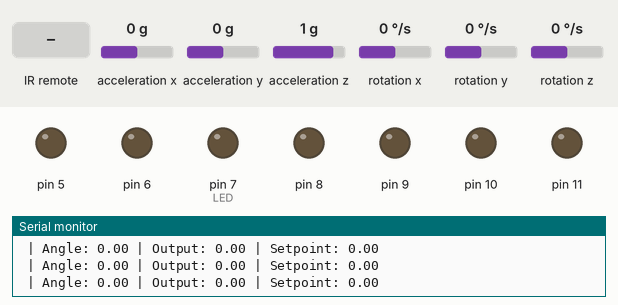
This sketch was run on a simulated Arduino Uno, built with avr-gcc and run on an emulated ATmega328P. Shown: output pins drawn as LEDs (lit = HIGH), the last lines printed to the serial monitor. The test bench sets the inputs (shaded band); at power-on: acceleration y 0 g, acceleration x 0 g, acceleration z 1 g, rotation x 0 °/s, rotation y 0 °/s, rotation z 0 °/s.

Above: at 2.8 s.
2.9 s: acceleration y set to -1.4 g
At 4.1 s:
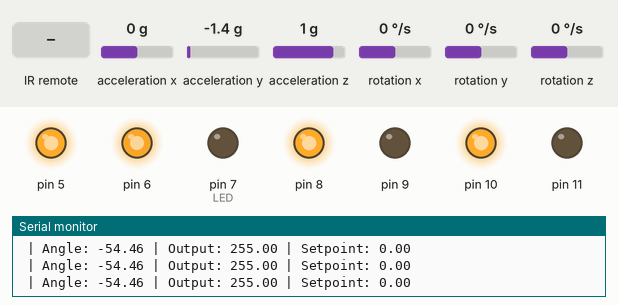
4.4 s: acceleration y set to 0.1 g
At 6.2 s:
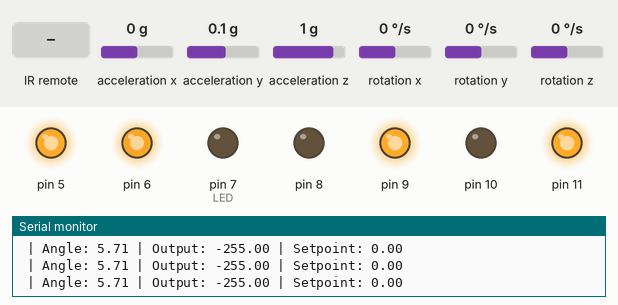
6.5 s: infrared code 0xFF18E7 received
At 6.6 s:
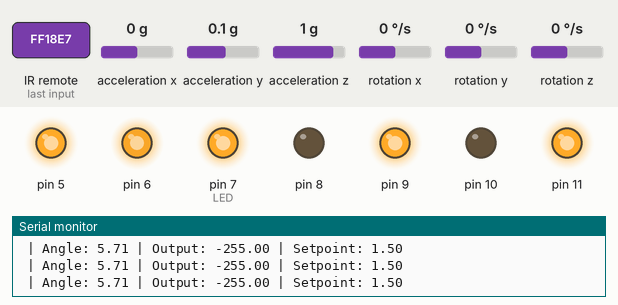
8.2 s: infrared code 0xFF10EF received
At 8.6 s:
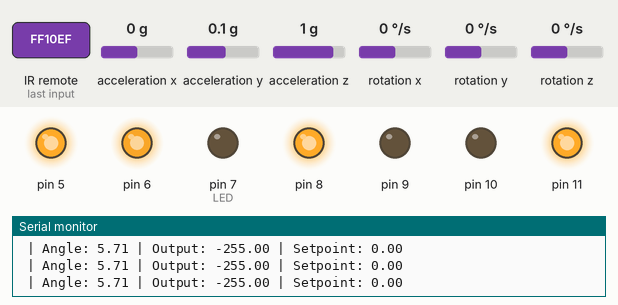
9.7 s: acceleration y set to -0.8 g
At 10.9 s:
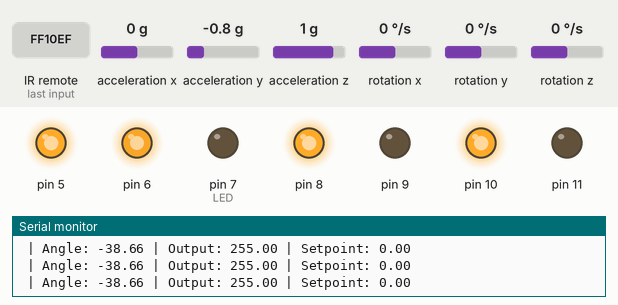
11.2 s: acceleration y set to 0.8 g
At 11.9 s:
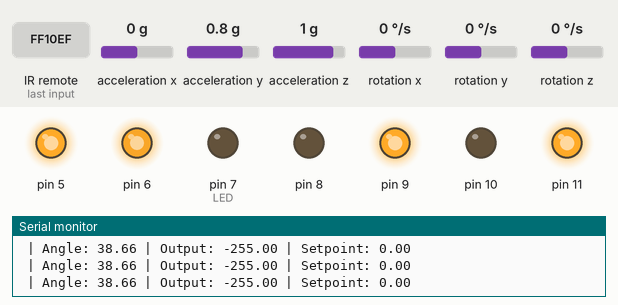
Timing chart, 0 to 13.7 s (numbered marks = the images above; inputs shaded):
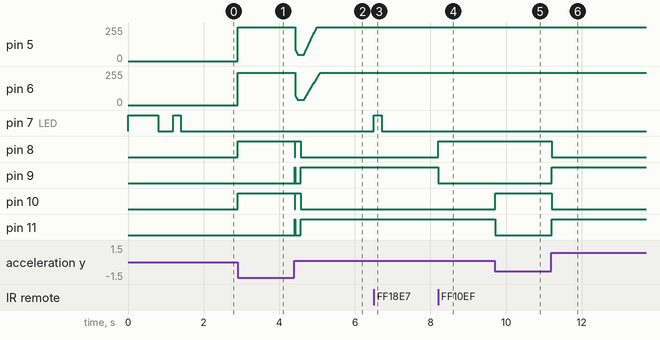

Measured:
- after the input at 2.9 s, pin 5: 0/255 → 255/255 at once; pin 6: 0/255 → 242/255 at once; pin 8, pin 10: LOW → HIGH at once
- after the input at 4.4 s, pin 8, pin 10: HIGH → LOW at once, → HIGH 0.01 s later, → LOW 0.15 s later; pin 9, pin 11: LOW → HIGH at once, → LOW 0.01 s later, → HIGH 0.15 s later
- after the input at 6.5 s, pin 7 (LED): LOW → HIGH at once, → LOW 0.21 s later
- after the input at 8.2 s, pin 8: LOW → HIGH at once; pin 9: HIGH → LOW at once
- after the input at 9.7 s, pin 10: LOW → HIGH at once; pin 11: HIGH → LOW at once
- after the input at 11.2 s, pin 8, pin 10: HIGH → LOW at once; pin 9, pin 11: LOW → HIGH at once

The sketch:

main.ino
```cpp
#include <Wire.h>
#include <MPU6050_tockn.h>
#include <PID_v1.h>
#include "motorcontrol.h"
#include "IRController.h"


#define IN1 8
#define IN2 9
#define ENA 6
#define ENB 5
#define IN4 11
#define IN3 10

#define LED 7

int MIN_ABS_SPEED_A = 120;
int MIN_ABS_SPEED_B = 180;

MPU6050 mpu6050(Wire);
IRController ir(4);

double originalSetpoint = 0;
double input, output, setpoint = originalSetpoint;
double Kp = 30, Ki = 120, Kd = 0.4;
double speedOffset = 0, trunOffset = 0;

double boot = 150;
double bootLR = 110;

PID pid(&input, &output, &setpoint, Kp, Ki, Kd, DIRECT);

motorcontrol my_motor(ENA, IN1, IN2, ENB, IN3, IN4, 0.95, 1.2);  // SpeedFactorA, SpeedFactorB

unsigned long commandTimeout = 200;  // สำหรับเข็คว่ามี IRcommand ไหมใน 0.2 วิ

void setup() {
  Serial.begin(115200);
  Wire.begin();
  mpu6050.begin();
  mpu6050.setGyroOffsets(-1.99, 0.00, 0.00);
  pinMode(LED, OUTPUT);
  digitalWrite(LED, LOW);
  my_motor.begin();

  pid.SetMode(AUTOMATIC);
  pid.SetSampleTime(10);
  pid.SetOutputLimits(-255, 255);

  ir.begin();
  Serial.println("Ready!");
  digitalWrite(LED, HIGH);
  delay(800);
  digitalWrite(LED, LOW);
  delay(400);
  digitalWrite(LED, HIGH);
  delay(200);
  digitalWrite(LED, LOW);
  delay(200);
}

void loop() {
  // อ่านข้อมูลจากเซนเซอร์
  mpu6050.update();
  input = mpu6050.getAngleX();

  // คำนวณค่า PID
  pid.Compute();

  unsigned long now = millis();

  if (ir.available()) {
      IRCommand cmd = ir.getCommand();
      ir.resume();
      ir.updateLastCommandTime();

      switch (cmd) {
          case IRCommand::Forward:
              // เดินหน้า
              if (setpoint < originalSetpoint + 4)
                setpoint += 1.5;
              digitalWrite(LED, HIGH);
              break;

          case IRCommand::Backward:
              // ถอยหลัง
              if (setpoint > originalSetpoint - 4)
                setpoint -= 1.5;
              digitalWrite(LED, HIGH);
              break;

          case IRCommand::Left:
              // เลี้ยวซ้าย
              speedOffset = bootLR;
              trunOffset = -bootLR;
              my_motor.turnLeft(255);
              digitalWrite(LED, HIGH);
              break;

          case IRCommand::Right:
              // เลี้ยวขวา
              speedOffset = bootLR;
              trunOffset = bootLR;
              digitalWrite(LED, HIGH);
              break;

          case IRCommand::ForwardBoot:
              MIN_ABS_SPEED_A = 120;
              MIN_ABS_SPEED_B = 120;
              if (setpoint < originalSetpoint + 2)
                setpoint += 0.5;
              speedOffset = boot;
              digitalWrite(LED, HIGH);
              break;

          case IRCommand::BackwardBoot:
              MIN_ABS_SPEED_A = 120;
              MIN_ABS_SPEED_B = 120;
              if (setpoint > originalSetpoint - 2)
                setpoint -= 0.5;
              speedOffset = -boot;
              digitalWrite(LED, HIGH);
          default:
              break;
      }
  }

  // กลับสู่สภาวะ Default ถ้าไม่มีคำสั่ง IR มานานเกินไป
  if (now - ir.getLastCommandTime() > commandTimeout) {
     MIN_ABS_SPEED_A = 40;
     MIN_ABS_SPEED_B = 40;
     trunOffset = 0;
     speedOffset = 0;
     setpoint = originalSetpoint;
     digitalWrite(LED, LOW);
  }

    my_motor.move(output, speedOffset, trunOffset, MIN_ABS_SPEED_A, MIN_ABS_SPEED_B);

// debug
  Serial.print(" | Angle: ");
  Serial.print(input);
  Serial.print(" | Output: ");
  Serial.print(output);
  Serial.print(" | Setpoint: ");
  Serial.println(setpoint);

  delay(10);
}
```

IRController.cpp
```cpp
#include "IRController.h"

IRController::IRController(int recvPin) : irrecv(recvPin), lastCode(0), lastCommandTime(0) {}

void IRController::begin() {
    irrecv.enableIRIn();
}

bool IRController::available() {
    return irrecv.decode(&results);
}

IRCommand IRController::getCommand() {
    unsigned long code;

    if (results.value == 0xFFFFFFFF) {
        code = lastCode;
    } else {
        code = results.value;
        lastCode = code;
    }

    switch (code) {
        case 0xFF18E7: return IRCommand::Forward;
        case 0xFF4AB5: return IRCommand::Backward;
        case 0xFF10EF: return IRCommand::Left;
        case 0xFF5AA5: return IRCommand::Right;
        case 0xFF11EA: return IRCommand::ForwardBoot;
        case 0xFF4AA4: return IRCommand::BackwardBoot;
        default:       return IRCommand::None;
    }
}

void IRController::resume() {
    irrecv.resume();
}

void IRController::updateLastCommandTime() {
    lastCommandTime = millis();
}

unsigned long IRController::getLastCommandTime(){
    return lastCommandTime;
}
```

IRController.h
```cpp
#ifndef IRController_h
#define IRController_h

#include <IRremote.h>  // library สำหรับ IR

enum class IRCommand {
    None,
    Forward,
    Backward,
    Left,
    Right,
    ForwardBoot,
    BackwardBoot
};

class IRController {
public:
    IRController(int recvPin);
    void begin();

    bool available();                          // ตรวจว่ามีสัญญาณเข้ามาไหม
    IRCommand getCommand();                    // แปลงรหัสเป็นคำสั่ง
    void resume();                             // Resume IR receiver
    void updateLastCommandTime();              // อัปเดตเวลาคำสั่งล่าสุด
    unsigned long getLastCommandTime();        // ดึงเวลาล่าสุด

private:
    IRrecv irrecv;
    decode_results results;
    unsigned long lastCode;
    unsigned long lastCommandTime;
};


#endif
```

motorcontrol.cpp
```cpp
#include "motorcontrol.h"
#include "Arduino.h"

motorcontrol::motorcontrol(int ena, int in1, int in2, int enb, int in3, int in4, double motorAConst, double motorBConst) {
    _motorAConst = motorAConst; // ตัวคูณความเร็วของมอเตอร์ A
    _motorBConst = motorBConst;

    _ena = ena;
    _in1 = in1;
    _in2 = in2;
    _enb = enb;
    _in3 = in3;
    _in4 = in4;
}

void motorcontrol::begin() {
    pinMode(_ena, OUTPUT);
    pinMode(_in1, OUTPUT);
    pinMode(_in2, OUTPUT);

    pinMode(_enb, OUTPUT);
    pinMode(_in3, OUTPUT);
    pinMode(_in4, OUTPUT);
}

void motorcontrol::_move(int speed, int minAbsSpeedA, int minAbsSpeedB, int bias) {
    int direction = (speed < 0) ? -1 : 1;
    speed = constrain(speed, -255, 255);

    // ถ้าความเร็วใหม่ต่างจากเดิมไม่ถึง 3 และไม่มี bias ก็ไม่ต้องขยับ
    if (abs(speed - _currentSpeed) < 3 && bias == 0) return;

    int baseSpeed = abs(speed);
    int speedA = baseSpeed + bias;
    int speedB = baseSpeed - bias;

    // ถ้ามีความเร็วต้องให้ความเร็วขั้นต่ำเป็น minAbs
    if (speedA != 0) speedA = max(abs(speedA), minAbsSpeedA);
    if (speedB != 0) speedB = max(abs(speedB), minAbsSpeedB);

    // ปรับไม่ให้เกิน 255
    speedA = constrain(speedA, 0, 255);
    speedB = constrain(speedB, 0, 255);

    // ควบคุมทิศทางทั้งสองล้อให้ไปทางเดียวกันตาม direction
    digitalWrite(_in1, direction > 0 ? HIGH : LOW);
    digitalWrite(_in2, direction > 0 ? LOW : HIGH);
    digitalWrite(_in3, direction > 0 ? HIGH : LOW);
    digitalWrite(_in4, direction > 0 ? LOW : HIGH);

    // ใส่ตัวคูณแล้วปรับไม่ให้เกิน 255
    analogWrite(_ena, constrain(speedA * _motorAConst, 0, 255));
    analogWrite(_enb, constrain(speedB * _motorBConst, 0, 255));

    _currentSpeed = direction * baseSpeed;
}

void motorcontrol::move(int speed, int speedoffset, int turnOffset, int minAbsSpeedA, int minAbsSpeedB) {
    int controlSpeed = speed + speedoffset;
    _move(controlSpeed, minAbsSpeedA, minAbsSpeedB, turnOffset);
}

void motorcontrol::turnLeft(int speed) {
    digitalWrite(_in1, HIGH);
    digitalWrite(_in2, LOW);
    digitalWrite(_in3, LOW);
    digitalWrite(_in4, HIGH);

    analogWrite(_ena, constrain(speed * _motorAConst, 0, 255));
    analogWrite(_enb, constrain(speed * _motorBConst, 0, 255));
}

void motorcontrol::turnRight(int speed) {
    digitalWrite(_in1, LOW);
    digitalWrite(_in2, HIGH);
    digitalWrite(_in3, HIGH);
    digitalWrite(_in4, LOW);

    analogWrite(_ena, constrain(speed * _motorAConst, 0, 255));
    analogWrite(_enb, constrain(speed * _motorBConst, 0, 255));
}

void motorcontrol::stop() {
    digitalWrite(_in1, HIGH);
    digitalWrite(_in2, HIGH);
    digitalWrite(_in3, HIGH);
    digitalWrite(_in4, HIGH);
    analogWrite(_ena, 0);
    analogWrite(_enb, 0);
    _currentSpeed = 0;
}
```

motorcontrol.h
```cpp
#ifndef motorcontrol_h
#define motorcontrol_h


#include "Arduino.h"


class motorcontrol
{
protected:
    int _ena, _in1, _in2, _enb, _in3, _in4;
    int _currentSpeed;
    double _motorAConst, _motorBConst;
    void _move(int speed, int minAbsSpeedA, int minAbsSpeedB, int bias);
public:
    motorcontrol(int ena, int in1, int in2, int enb, int in3, int in4, double motorAConst, double motorBConst);
    void begin();
    void stop();
    void turnLeft(int speed);
    void turnRight(int speed);
    void move(int speed, int speedoffset, int turnOffset, int minAbsSpeedA, int minAbsSpeedB);
};


#endif // motorcontrol_h
```
